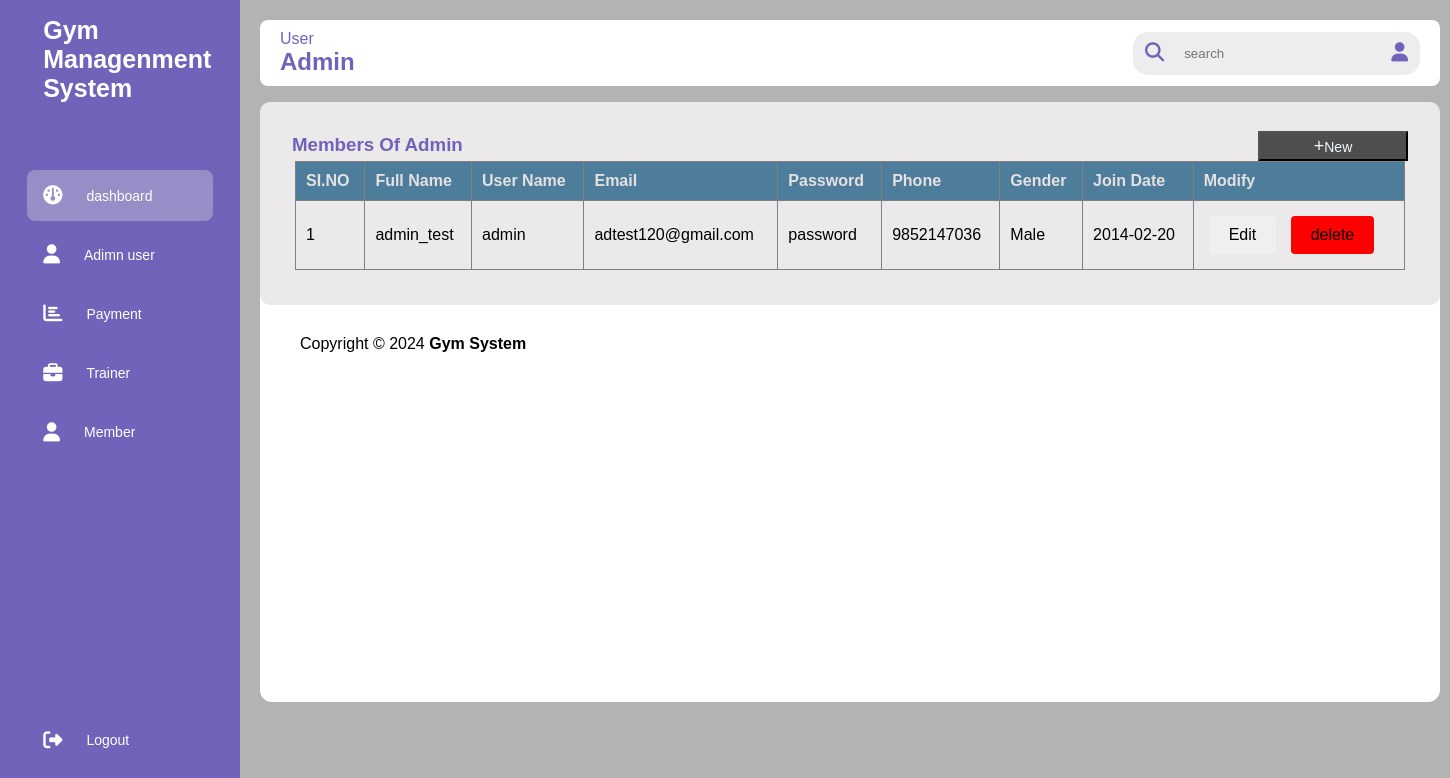
The page /adminpage/admin_user.php (signed in) on the database its author committed.
### tables this page shows
CREATE TABLE `tblgym` (
  `fname` varchar(50) DEFAULT NULL,
  `username` varchar(20) NOT NULL,
  `email` varchar(50) DEFAULT NULL,
  `pass` varchar(30) DEFAULT NULL,
  `phone` varchar(10) DEFAULT NULL,
  `gender` varchar(8) DEFAULT NULL,
  `jdate` varchar(20) DEFAULT NULL
);

### adminpage/admin_user.php (the view, shortened to what this page needs)
?><!DOCTYPE html>
<html lang="en">
<head>
    <link rel="stylesheet" href="https://cdnjs.cloudflare.com/ajax/libs/font-awesome/6.4.2/css/all.min.css" />
    <link rel="stylesheet" href="style.css">
</head>
<body>
    <?php include "navbar.php"; ?>
    <div class="msin-contect">
        <div class="header">
            <div class="title">
                <span>User</span>
                <h2>Admin</h2>
            </div>
            <div class="user_info">
                <div class="search-box">
                    <i class="fa-solid fa-search"></i>
                    <input type="text" name="" placeholder="search" id=""><br>
                    <i class="fas fa-user" class="user"></i>
                </div>
            </div>
        </div>
        <div class="container">
            <div class="table1">
                <h3 class="title"> Members Of Admin </h3>
                <a href="registration.php">
                    <button id="btn"><span>+</span>New</button>
                </a>
                <div class="t-contect">
                <table class="table " border="1px">
        <thead class="table-head">
            <tr>
                <th>SI.NO</th>
                <th>Full Name</th>
                <th>User Name</th>
                <th>Email</th>
                <th>Password</th>
                <th>Phone</th>
                <th>Gender</th>
                <th>Join Date</th>
                <th>Modify</th>
            </tr>
        </thead>
        <tbody>
            <tr>
                <?php
                include "connection.php";
                $sql = "select * from tblgym";
                $i=1;
                $result=mysqli_query($conn,$sql) or die("some query issues....");
                while($row= mysqli_fetch_assoc($result))
                {
                ?>
                <td><?php echo $i;?></td>
                <td><?php echo $row['fname']?></td>
                <td><?php echo $row['username']?></td>
                <td><?php echo $row['email']?></td>
                <td><?php echo $row['pass']?></td>
                <td><?php echo $row['phone']?></td>
                <td><?php echo $row['gender']?></td>
                <td><?php echo $row['jdate']?></td>
                <td>
                    <a href="update_member.php?name=<?php echo $row['fname'];?>"><button class="btn">Edit</button></a>
                <a href="delete.php?name=<?php echo $row['fname'];?>"><button class="btn" id="red">delete</button></a></td>
            </tr>
            <?php
                        $i++;
        }?>
        </tbody>
    </table>
                </div>
            </div>
            <?php include('footer.php'); ?>
        </div>
</body>
</html>

### adminpage/style.css (style rules this page uses)
* { margin: 0; padding: 0; outline: none; box-sizing: border-box; font-family: "poppins", sans-serif; }
body { display: flex; background: #7878788f; }
.header i { cursor: pointer; }
.header { display: flex; justify-content: space-between; align-items: center; margin: 20px 0 0 260px; flex-wrap: wrap; border-radius: 8px; width: 1180px; background: #fff; padding: 10px 20px; min-width: 100vh; }
.title { color: rgba(113, 99, 186, 255); }
.user_info { display: flex; align-items: center; gap: 10; }
.search-box { background: rgb(237, 237, 237); border-radius: 15px; color: rgba(113, 99, 186, 255); display: flex; align-items: center; gap: 10px; padding: 4px 12px; }
.search-box input { background: transparent; padding: 10px; border: none; }
.search-box i { font-size: 1.2rem; cursor: pointer; }
.container { height: 600px; background: #ffffff; margin: 10px 0 0 260px; position: relative; border-radius: 12px; }
.table1 { background: #ebe9e9; margin-top: 1rem; border-radius: 10px; padding: 2rem; }
.t-contect { width:100% ; padding: 3px; }
table { width: 100%; border-collapse: collapse; }
thead { background: #4e7d9c; color: #e4e1e1; }
th { padding:10px; text-align: left; }
td { padding:10px; }
.btn { font-size: 15px; padding: 4px; }
.btn { padding: 10px 20px; border: none; border-radius: 4px; cursor: pointer; font-size: 16px; margin: 5px; }
.table1 a #btn { float: right; width: 150px; height: 30px; color: aliceblue; margin-top: -25px; font-size: 14px; background: rgb(63, 61, 61); }
.table1 a #btn span { font-size: 18px; }
#red { background: red; }

### adminpage/admin_user.php (style rules this page uses)
.table1 a #btn { float: right; width: 150px; height: 30px; color: aliceblue; background: #4e4e4e; margin-top: -25px; font-size: 14px; }
.table1 a #btn span { font-size: 18px; }
#red { background: red; }

### rows shown on the page
tblgym: fname "admin_test", username "admin", email "adtest120@gmail.com", pass "password", phone "9852147036", gender "Male", jdate "2014-02-20"
